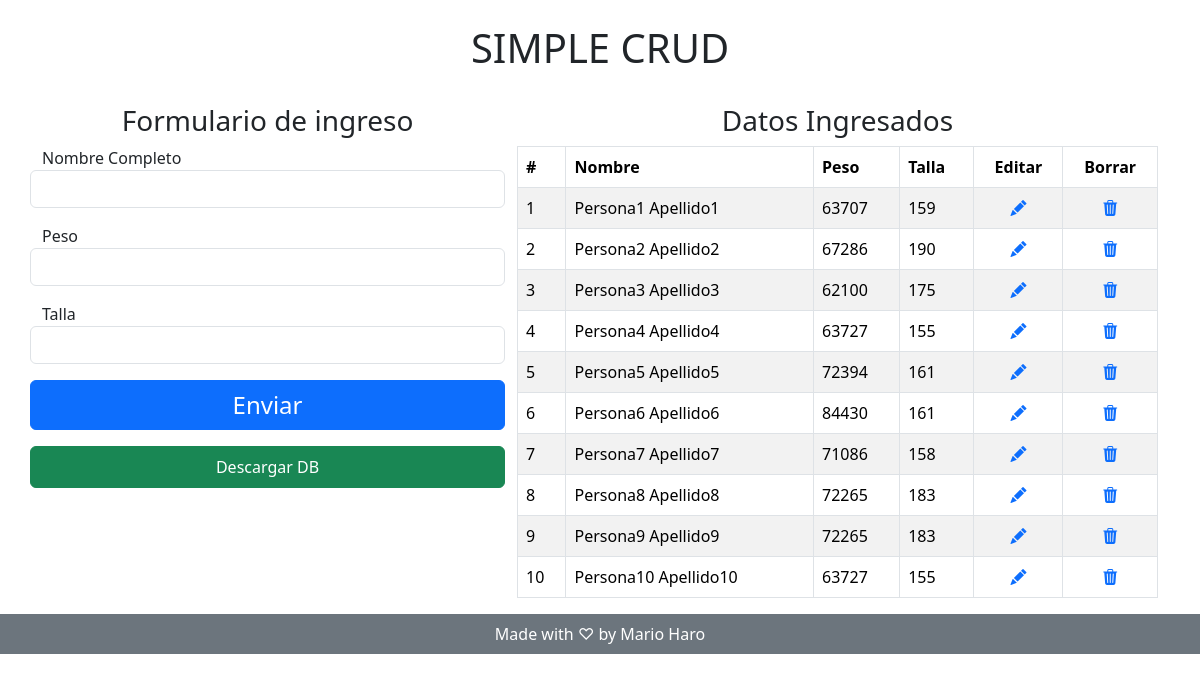
Before: / with the older database file.
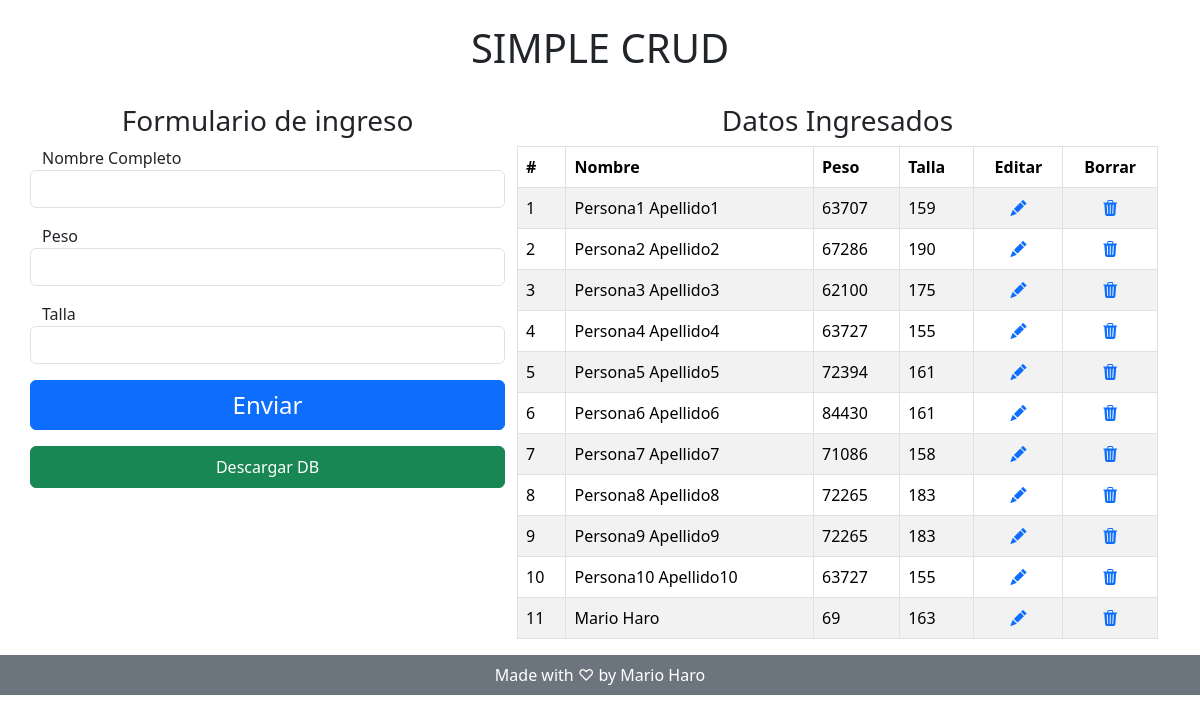
After: the same page with the newer database file.
### web/models.py (models this page shows, shortened)
class Persona(models.Model):
    nombre_completo = models.CharField(max_length=50)
    peso = models.IntegerField()
    talla = models.IntegerField()

### web/views.py (the view)
# urls.py: 2. Add a URL to urlpatterns:  path('', views.home, name='home')
def home(request):
    if request.method == 'GET':
        personas = Persona.objects.all()
        context = {'personas' : personas}
        return render(request, 'home.html', context)
    else:
        data = cleaned_data(request.POST)
        Persona.objects.create(**data)
        return redirect('/')

### web/templates/home.html (shortened to what this page needs)
<!doctype html>
<html lang="en">
    <head>
        <link href="https://cdn.jsdelivr.net/npm/bootstrap@5.3.2/dist/css/bootstrap.min.css" rel="stylesheet"/>
        <link rel="stylesheet" href="https://cdn.jsdelivr.net/npm/bootstrap-icons@1.11.3/font/bootstrap-icons.min.css">
    </head>
    <body>
        <header>
            <h1 class="text-center py-4">SIMPLE CRUD</h1>
        </header>
        <main class="container">
            <div class="row">
                <div class="col-lg-5">
                    <h3 class="text-center">Formulario de ingreso</h3>
                    <form action="" class="row" method="post">
                        <label>Nombre Completo</label>
                        <input type="text" class="form-control mb-3" name="nombre_completo" Required>
                        <label>Peso</label>
                        <input type="text" class="form-control mb-3" name="peso" Required>
                        <label>Talla</label>
                        <input type="text" class="form-control mb-3" name="talla" Required>
                        <button type="submit" class="btn btn-primary fs-4">Enviar</button>
                        <a href="descargar" class="btn btn-success mt-3 py-2">Descargar DB</a>
                    </form>
                </div>
                <div class="col-lg-7">
                    <h3 class="text-center">Datos Ingresados</h3>
                    <div class="table-responsive">
                        <table class="table table-bordered table-striped table">
                            <thead>
                                <tr>
                                    <th scope="col">#</th>
                                    <th scope="col">Nombre</th>
                                    <th scope="col">Peso</th>
                                    <th scope="col">Talla</th>
                                    <th class="text-center" scope="col">Editar</th>
                                    <th class="text-center" scope="col">Borrar</th>
                                </tr>
                            </thead>
                            <tbody>
                                {% for persona in personas %}
                                <tr>
                                    <td>{{forloop.counter}}</td>
                                    <td>{{persona.nombre_completo}}</td>
                                    <td>{{persona.peso}}</td>
                                    <td>{{persona.talla}}</td>
                                    <td class="text-center"><a href="editar/{{persona.id}}"><i class="bi bi-pencil-fill"></i></a></td>
                                    <td class="text-center"><a href="" data-bs-toggle="modal" data-bs-target="#exampleModal{{forloop.counter}}"><i class="bi bi-trash3-fill"></i></a></td>
                                </tr>
                                {% endfor %}
                            </tbody>
                        </table>
                    </div>
                </div>
        </main>
        <footer class="container-fluid bg-secondary">
            <p class="container text-center text-white py-2">Made with ♡ by Mario Haro</p>
        </footer>
    </body>
</html>

Changed rows visible on the page:
added Persona: nombre_completo "Mario Haro", peso "69", talla "163"
